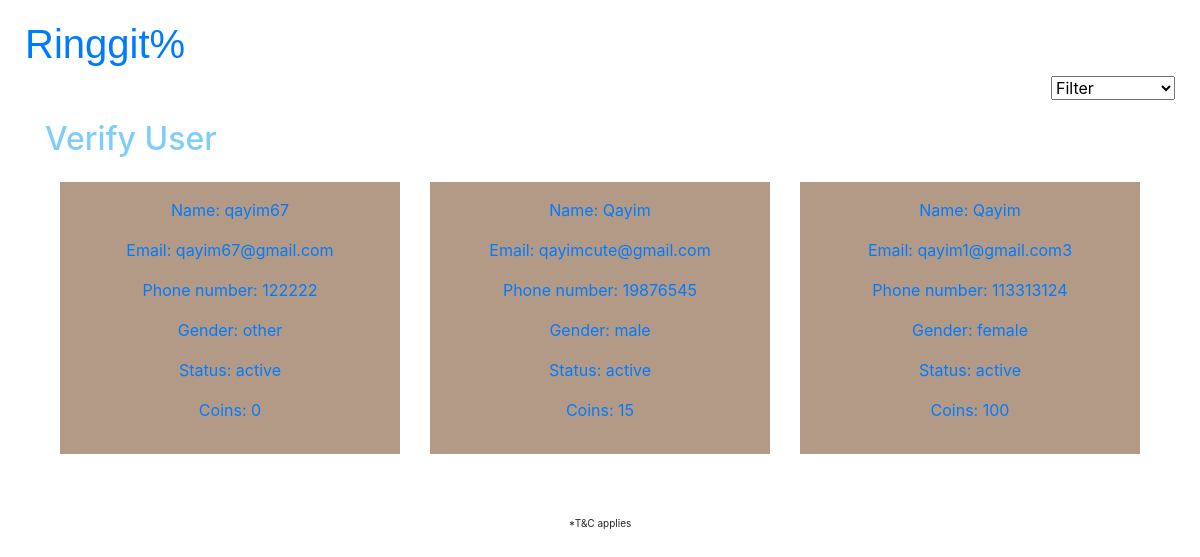
The app's page /adminverifyuserpeasant.php (signed in) with its own data.
### tables this page shows
CREATE TABLE `users` (
  `phone` int(11) NOT NULL,
  `name` varchar(128) DEFAULT NULL,
  `pass` varchar(128) DEFAULT NULL,
  `email` varchar(128) DEFAULT NULL,
  `address` varchar(128) DEFAULT NULL,
  `postal` varchar(20) DEFAULT NULL,
  `country` varchar(128) DEFAULT NULL,
  `gender` varchar(128) DEFAULT NULL,
  `category` varchar(128) DEFAULT 'peasant',
  `stats` varchar(128) DEFAULT 'active',
  `referalcode` varchar(128) DEFAULT NULL,
  `refertype` varchar(128) DEFAULT NULL,
  `referalcounter` varchar(128) DEFAULT NULL,
  `coinamount` int(11) DEFAULT NULL,
  `aid` varchar(128) DEFAULT NULL
);

### adminverifyuserpeasant.php (the view, shortened to what this page needs)
<?php
    require_once "pdo.php";
    $stmt = $pdo->query("SELECT * FROM users where category = 'peasant' order by category desc;");
    $rows = $stmt->fetchAll(PDO::FETCH_ASSOC);
?>
<!DOCTYPE html>
<html lang="en">
    <head>
		<link rel="stylesheet" href="https://cdnjs.cloudflare.com/ajax/libs/font-awesome/4.7.0/css/font-awesome.min.css">
		<link rel="stylesheet" href="path/to/font-awesome/css/font-awesome.min.css">
		<link rel="stylesheet"
			href="https://maxcdn.bootstrapcdn.com/bootstrap/4.5.2/css/bootstrap.min.css">
    </head>
    <body>
        <div class="logo">
			<a href="adminpage.php">
					<h1>Ringgit%</h1>
			</a>
		</div>
			<div class="two">
				<select name="userpage" onchange="location = this.value;">
				 <option value="">Filter</option>
				</select>
			</div>
	   <div class="container">
        <h2>Verify User</h2>
			<div class="container fluid">
			<?php
				echo('<div class="complogo">');
						echo('<div class="row">');
						foreach ($rows as $row) {
								if($row['category'] == "peasant"){
									$bgcolor = "bg1";
								} else if($row['category'] == "duke"){
									$bgcolor = "bg2";
								} else{
									$bgcolor = "bg3";
								}
									echo('<div class="col-sm-4">');
										echo('<a href="userdetailadmin.php?phone='.$row['phone'].'">');
											echo('<div class="container-'.$bgcolor.'">');
												echo('<div class="container p-3 my-3">');
													echo('<p>Name: ');
													echo($row['name']);
													echo('</p>');
													echo('<p> Email: ');
													echo($row['email']);
													echo('</p>');
													echo('<p>Phone number: ');
													echo($row['phone']);
													echo('</p>');
													echo('<p>Gender: ');
													echo($row['gender']);
													echo('</p>');
													echo('<p>Status: ');
													echo($row['stats']);
													echo('</p>');
													echo('<p>Coins: ');
													echo($row['coinamount']);
													echo('</p>');
												echo('</div>');
											echo('</div>');
										echo('</a>');
									echo('</div>');
						}
						echo('</div>');
				echo('</div>');
				?>
			</div>
				<div class="terms">
					<p>*T&C applies</p>
				</div>
			</div>
    </body>
</html>

### adminverifyuserpeasant.php (style rules this page uses)
.logo { font-family: "Trebuchet MS", sans-serif; padding-top: 20px; padding-left: 25px; }
h2 { padding-top: 20px; color: #80CDF9; }
.two { text-align: right; padding-right: 25px; }
p { text-align: center; }
.complogo { text-align: center; }
.terms { font-size: 10px; padding-top: 30px; }
.container-bg1 { background-color: #b29a86; }

### records on screen
users: name "qayim67", email "qayim67@gmail.com", phone "122222", gender "other", stats "active", coinamount "0"
users: name "Qayim", email "qayimcute@gmail.com", phone "19876545", gender "male", stats "active", coinamount "15"
users: name "Qayim", email "qayim1@gmail.com3", phone "113313124", gender "female", stats "active", coinamount "100"
